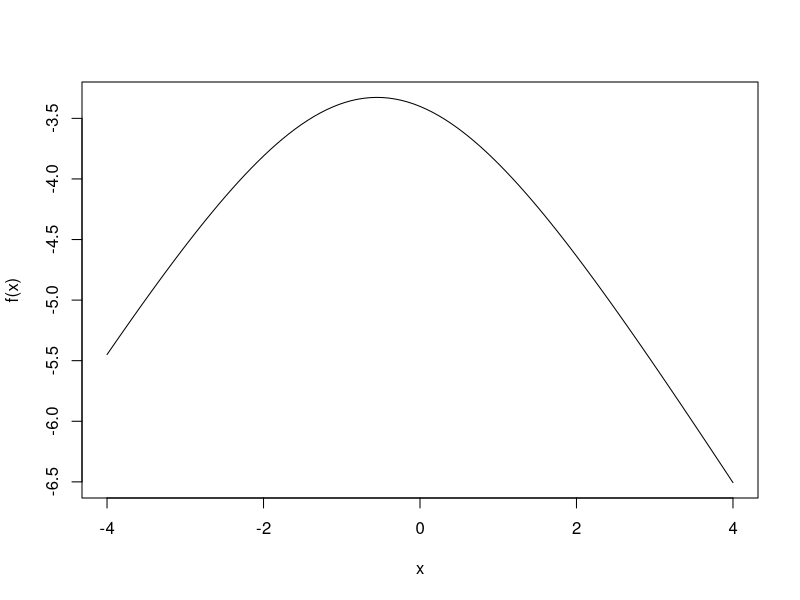

This figure's R source:
library(survival)
library(tidyverse)
library(maxLik)

dat <-  data.frame(ratID = paste0("rat", 1:5),
                   time = c(55, 50, 70, 120, 110),
                   failure = c(0, 1, 1, 0, 1),
                   group = c(0, 1, 0, 1, 1))

sum(dat$failure)

dat <- rename(dat, x = group)
# x = 0 means rat not being sleep deprived
# x = 1 means rat being sleep deprived

dat.events <- subset(dat, failure == 1)

# Lets define the partial (log-)likelihood function
pLogLik <- function(beta) {
  numerator <- with(dat.events, x * beta)
  denominator <- rep(NA_real_, length(numerator))

  for(j in seq_along(denominator)) {
    tj <- dat.events[j, "time"]
    risk_set <- subset(dat, time >= tj)
    theta_j <- with(risk_set, exp(x * beta))
    denominator[j] <- log(sum(theta_j))
  }

  return(sum(numerator - denominator))
}

debugonce(pLogLik)
pLogLik(-1)

# Plotting
f <- Vectorize(pLogLik)
curve(f, from = -4, to = 4)

## Maximum partial-Likelihood estimation
fit.ML <- maxLik(pLogLik, start = c(beta = 0))
summary(fit.ML)
# The estimate value (beta) is -0.5493
# The ratio between rats been sleep deprived or not is exp(beta)
exp(fit.ML$estimate)

# With the `coxph` function:
fit.cph <- coxph(Surv(time, failure) ~ x, data = dat)
summary(fit.cph)
# the p-value comes from the Wald test. H0 = beta=0

# Observations
# The hazard (risk) in sleep deprived is lower (quantified by beta)
# The ratio between being sleep deprived or not is:
# exp(beta) ==> 0.58
